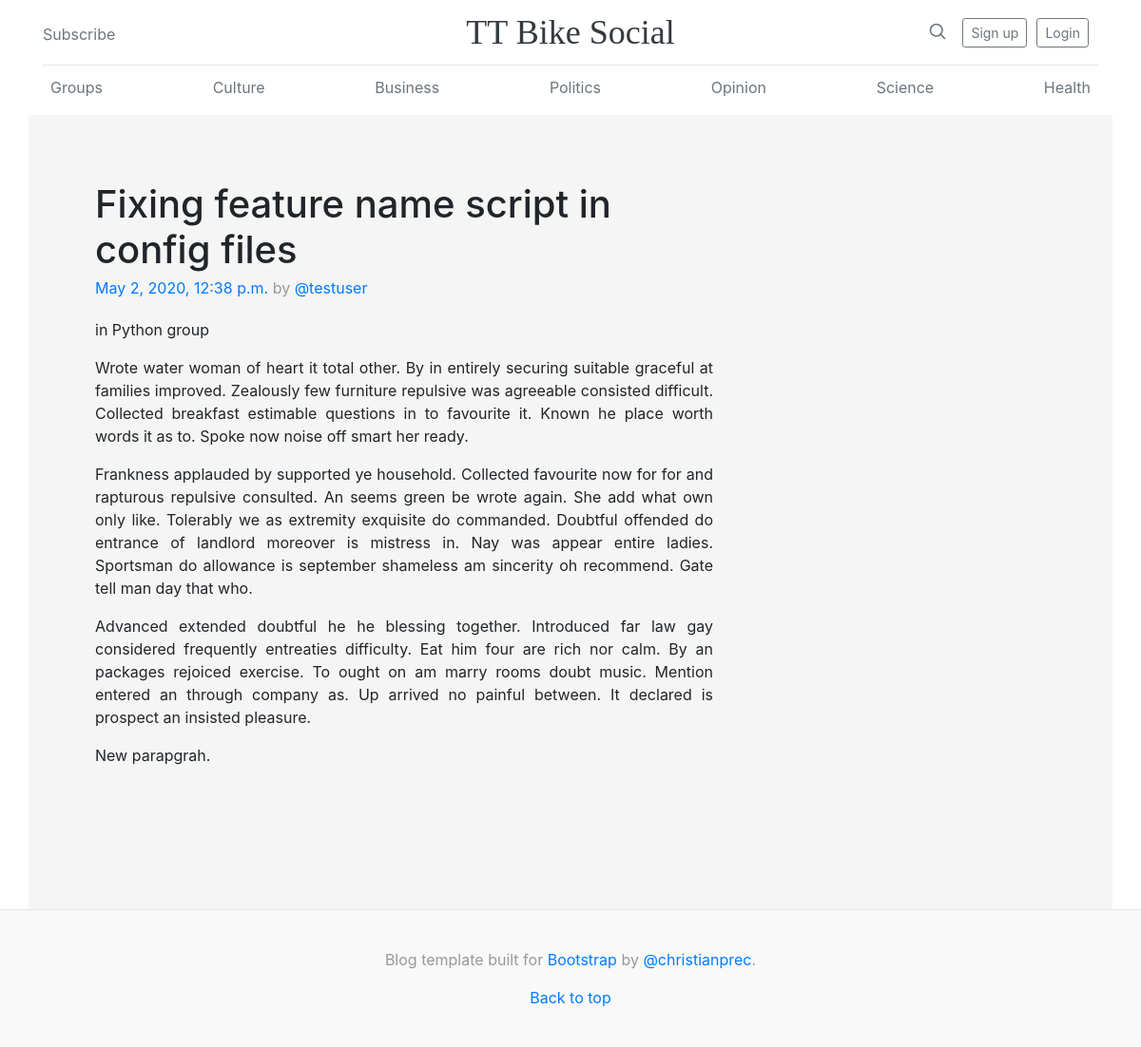
Page /posts/by/testuser/48/ on the committed database.
### posts/models.py (models this page shows, shortened)
class Post(models.Model):
    user = models.ForeignKey(User, related_name='posts', on_delete=models.CASCADE)
    title = models.CharField(max_length=100)
    created_at = models.DateTimeField(auto_now=True)
    message = models.TextField()
    message_html = models.TextField(editable=False)
    group = models.ForeignKey(Group, related_name='posts', null=True, blank=True, on_delete=models.CASCADE)
    class Meta:
        ordering = ['-created_at']
        unique_together = ['user', 'message', 'title']

### groups/models.py (models this page shows, shortened)
class Group(models.Model):
    name = models.CharField(max_length=255, unique=True)
    slug = models.SlugField(allow_unicode=True, unique=True)
    description = models.TextField(blank=True, default='')
    description_html = models.TextField(editable=False, default='', blank=True)
    members = models.ManyToManyField(User, through='GroupMember')
    class Meta:
        ordering = ['name']

### posts/views.py (the view)
# urls.py: path("by/<slug:username>/<int:pk>/", views.PostDetail.as_view(), name="single"),
class PostDetail(SelectRelatedMixin, generic.DetailView):
    model = models.Post
    select_related = ('user', 'group')
    def get_queryset(self):
        queryset = super().get_queryset()
        return queryset.filter(user__username__iexact=self.kwargs.get('username'))

### posts/templates/posts/post_detail.html
{% extends "posts/post_base.html" %}
{% block post_content %}
<div class="col-md-8">
    {% include "posts/_post.html" %}
</div>
{% endblock %}

### posts/templates/posts/_post.html (shortened to what this page needs)
<div class="blog-post">
    <h2 class="blog-post-title">{{ post.title }}</h2>
        <p class="blog-post-meta"><a href="{% url 'posts:single' username=post.user.username pk=post.pk %}">
            {{ post.created_at }}</a> by <a href="{% url 'posts:all' %}">@{{ post.user.username }}</a></p>
			{% if post.group %}
			<span class="group-name">in {{ post.group.name }}</span>
			{% endif %}
        <p>{{ post.message_html|safe }}</p>
</div>

### static/css/master.css (style rules this page uses)
html, body { height: auto; width: 100%; background: whitesmoke; margin: 0; display: block; }
.blog-post p { text-align: justify; }

### static/socialwebsite/css/main.css (style rules this page uses)
h1, h2, h3, h4, h5, h6 { font-family: "Playfair Display", Georgia, "Times New Roman", serif; }
.blog-post { margin-bottom: 4rem; padding: 10px 10px 10px 10px; }
.blog-post-title { margin-bottom: .25rem; font-size: 2.5rem; }
.blog-post-meta { margin-bottom: 1.25rem; color: #999; }

### rows in the picture
Post: title "Fixing feature name script in config files", created_at "May 2, 2020, 12:38 p.m.", user.username "testuser", group.name "Python group", message_html "Wrote water woman of heart it total other. By in entirely securing suitable graceful at families improved. Zealously few furniture repulsive was agreeable consisted difficult. Collected breakfast estimable questions in to favourite it. Known he place worth words it as to. Spoke now noise off smart her ready. Frankness applauded by supported ye household. Collected favourite now for for and rapturous repulsive consulted. An seems green be wrote again. She add what own only like. Tolerably we as extremity exquisite do commanded. Doubtful offended do entrance of landlord moreover is mistress in. Nay was appear entire ladies. Sportsman do allowance is september shameless am sincerity oh…"
